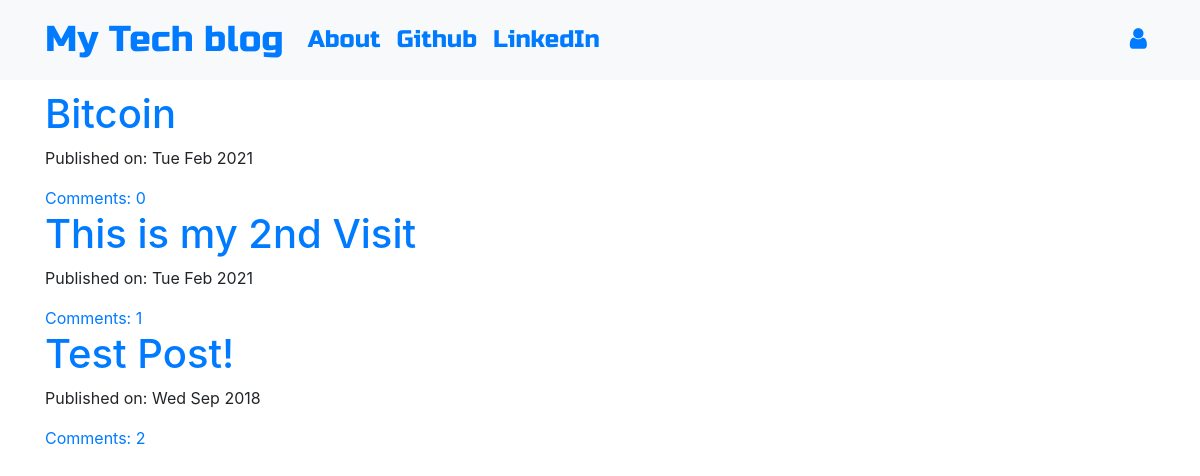
The page / on the database its author committed.
### blog/models.py (models this page shows, shortened)
class Post(models.Model):
    author = models.ForeignKey('auth.User',on_delete=models.CASCADE)
    title = models.CharField(max_length=200)
    text = models.TextField()
    created_date = models.DateTimeField(default=timezone.now)
    published_date = models.DateTimeField(blank=True, null=True)
    def approve_comments(self):
        return self.comments.filter(approved_comment=True)

### blog/views.py (the view)
# urls.py: path('',views.PostListView.as_view(),name='post_list'),
class PostListView(ListView):
    model = Post
    def get_queryset(self):
        return Post.objects.filter(published_date__lte=timezone.now()).order_by('-published_date')

### blog/templates/blog/post_list.html
{% extends 'blog/base.html' %}
{% block content %}
<div class="centerstage">
    {% for post in post_list %}
        <div class="post">
            <h1><a href="{% url 'post_detail' pk=post.pk %}">{{ post.title }}</a></h1>
            <div class="date">
                <p>Published on: {{ post.published_date|date:"D M Y"}}</p>
            </div>
            <a href="{% url 'post_detail' pk=post.pk %}">Comments: {{ post.approve_comments.count }}</a>
        </div>
    {% endfor %}
</div>
{% endblock %}

### blog/static/css/blog.css (style rules this page uses)
.centerstage { margin-left: auto; margin-right: auto; }
.loader { filter:hue-rotate(0deg); color: linear-gradient(45deg,#0f8,#08f); animation:hue 5000ms infinite linear; }

### rows shown on the page
Post: title "Bitcoin", published_date "Tue Feb 2021", approve_comments.count "0"
Post: title "This is my 2nd Visit", published_date "Tue Feb 2021", approve_comments.count "1"
Post: title "Test Post!", published_date "Wed Sep 2018", approve_comments.count "2"
